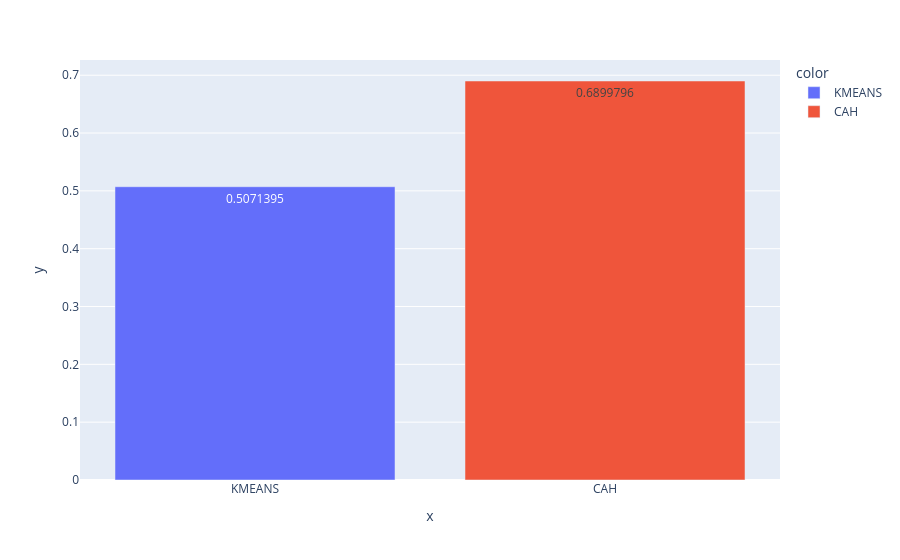

The notebook cell this image was saved under:
### Code cell
# Diagrammes en barre des silhouettes
Model_Names = ['KMEANS', 'CAH']
sil = [sil_kmeans, sil_cah]
fig = px.bar(x= Model_Names, y = sil, color = Model_Names, text_auto = True)
fig.show()

### Figure 1 — Plotly figure (JSON) as saved in the notebook; plotly's stock layout.template omitted (floating-point values rounded to 4 significant figures)
{"data": [{"hovertemplate": "color=KMEANS<br>x=%{x}<br>y=%{y}<extra></extra>", "legendgroup": "KMEANS", "marker": {"color": "#636efa", "pattern": {"shape": ""}}, "name": "KMEANS", "orientation": "v", "showlegend": true, "textposition": "auto", "texttemplate": "%{y}", "type": "bar", "x": ["KMEANS"], "xaxis": "x", "y": [0.5071], "yaxis": "y"}, {"hovertemplate": "color=CAH<br>x=%{x}<br>y=%{y}<extra></extra>", "legendgroup": "CAH", "marker": {"color": "#EF553B", "pattern": {"shape": ""}}, "name": "CAH", "orientation": "v", "showlegend": true, "textposition": "auto", "texttemplate": "%{y}", "type": "bar", "x": ["CAH"], "xaxis": "x", "y": [0.69], "yaxis": "y"}], "layout": {"barmode": "relative", "legend": {"title": {"text": "color"}, "tracegroupgap": 0}, "margin": {"t": 60}, "xaxis": {"anchor": "y", "domain": [0, 1], "title": {"text": "x"}}, "yaxis": {"anchor": "x", "domain": [0, 1], "title": {"text": "y"}}}}
